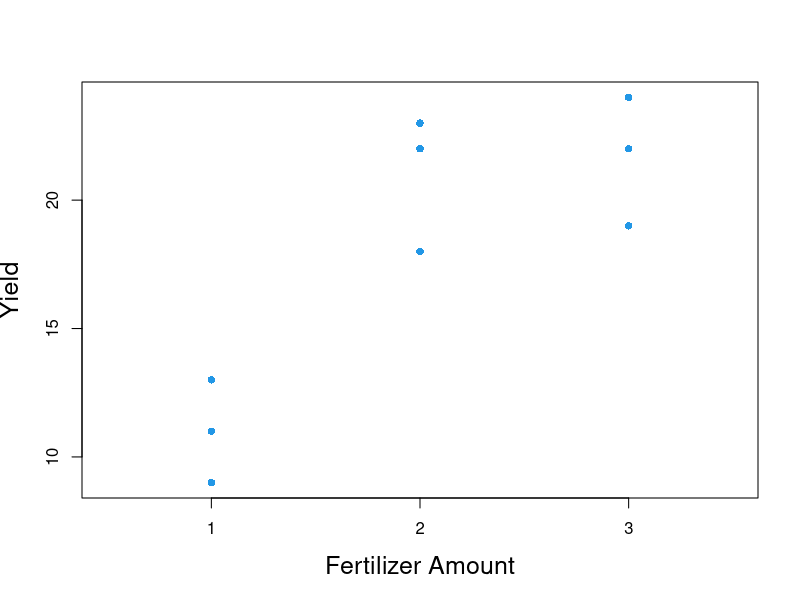

Here is the R script that generated this plot:
x=rep(1:3,each=3)
x

y=c(11,13,9,18,22,23,19,24,22)

plot(x,y,pch=16,col=4,xlim=c(.5,3.5),
     xlab="Fertilizer Amount",
     ylab="Yield",axes=F,cex.lab=1.5)
axis(1,labels=1:3,at=1:3)
axis(2)
box()

X0=model.matrix(~x)
X0

X=model.matrix(~0+factor(x))
X


proj=function(x){
  x%*%ginv(t(x)%*%x)%*%t(x)
}

library(MASS)
PX0=proj(X0)
PX=proj(X)

Fstat=(t(y)%*%(PX-PX0)%*%y/1)/
      (t(y)%*%(diag(rep(1,9))-PX)%*%y/(9-3))
Fstat

pvalue=1-pf(Fstat,1,6)
pvalue

reduced=lm(y~x)
full=lm(y~0+factor(x))

rvsf=function(reduced,full)
{
  sser=deviance(reduced)
  ssef=deviance(full)
  dfer=reduced$df
  dfef=full$df
  dfn=dfer-dfef
  Fstat=(sser-ssef)/dfn/
        (ssef/dfef)
  pvalue=1-pf(Fstat,dfn,dfef)
  list(Fstat=Fstat,dfn=dfn,dfd=dfef,pvalue=pvalue)
}

rvsf(reduced,full)

anova(reduced,full)

test=function(lmout,C,d=0){
  b=coef(lmout)
  V=vcov(lmout)
  dfn=nrow(C)
  dfd=lmout$df
  Cb.d=C%*%b-d
  Fstat=drop(t(Cb.d)%*%solve(C%*%V%*%t(C))%*%Cb.d/dfn)
  pvalue=1-pf(Fstat,dfn,dfd)
  list(Fstat=Fstat,pvalue=pvalue)
}

test(full,matrix(c(1,-2,1),nrow=1))